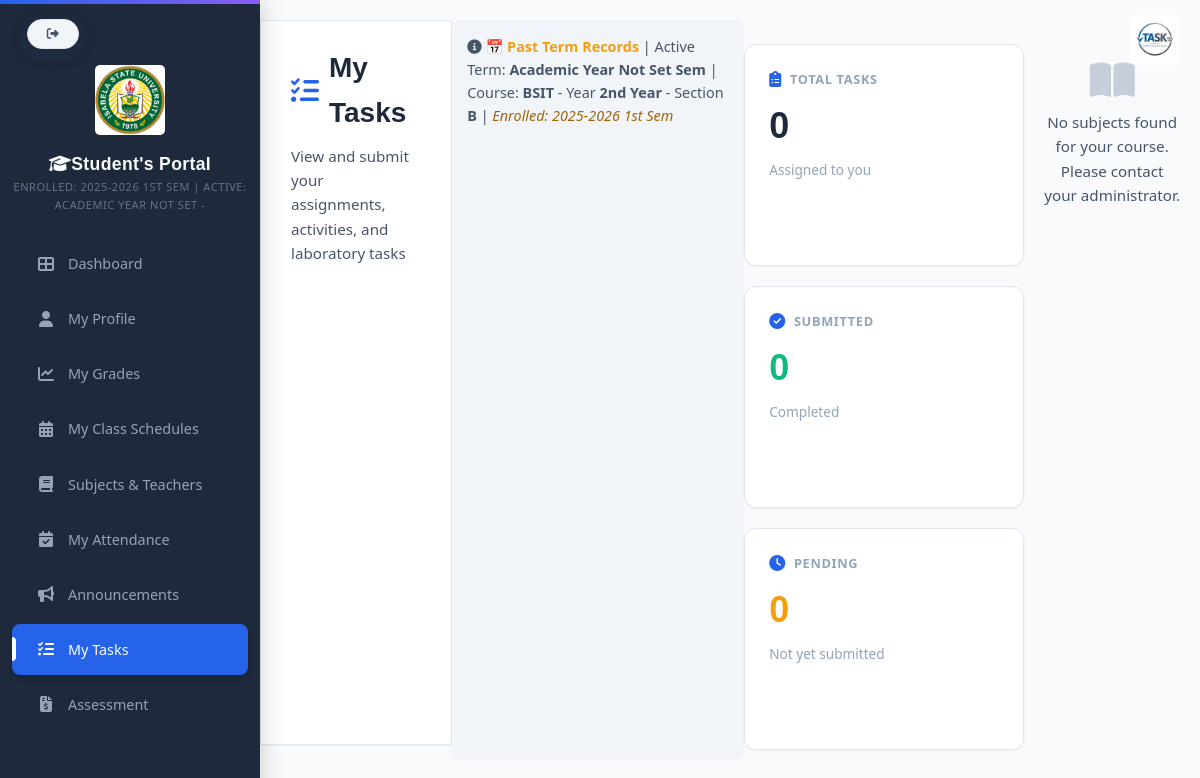
The page /studentsportal/students_tasks.php (signed in) on the database as committed earlier.
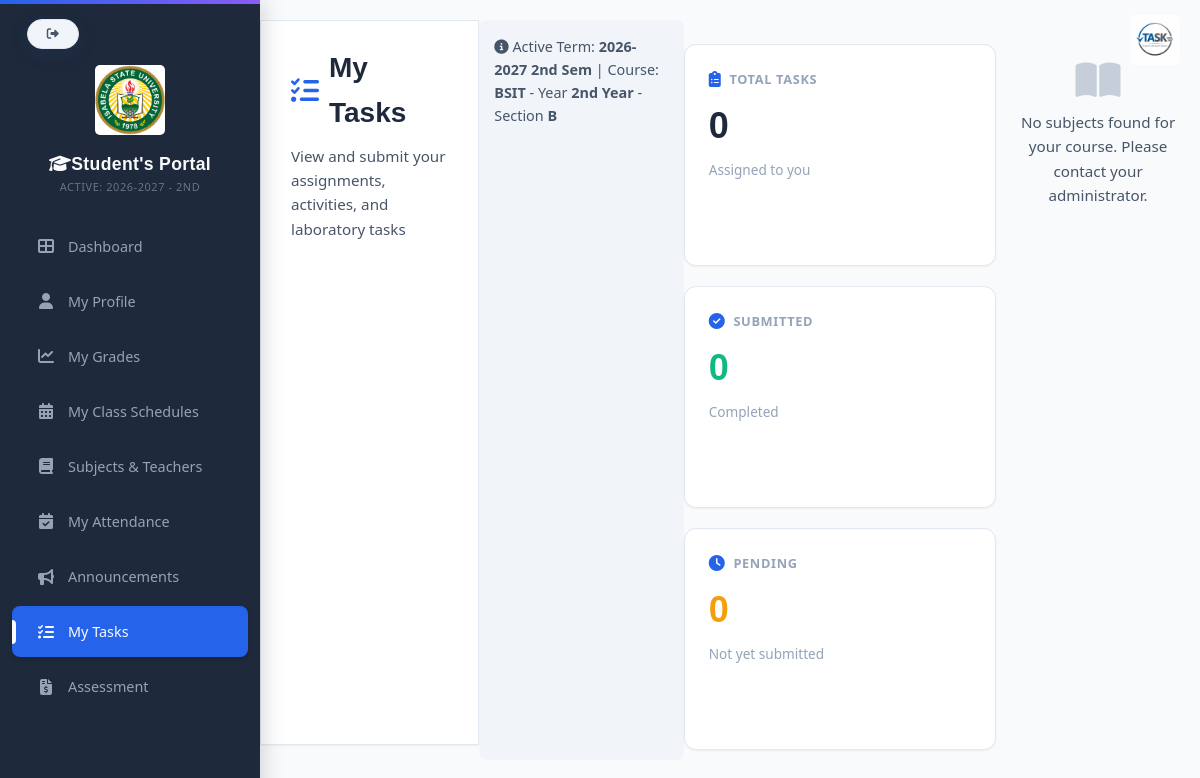
The same page on the database as committed later.
### tables this page shows
CREATE TABLE `students` (
  `id` int(11) NOT NULL,
  `course_id` int(11) DEFAULT NULL,
  `student_id` varchar(50) NOT NULL,
  `profile_picture` varchar(255) DEFAULT NULL,
  `student_type` enum('New','Transferee','Continuing','Returnee','Cross-enrollee') NOT NULL,
  `last_school_attended` varchar(200) DEFAULT NULL,
  `last_school_address` varchar(200) DEFAULT NULL,
  `blood_type` varchar(5) DEFAULT NULL,
  `medical_conditions` text DEFAULT NULL,
  `allergies` text DEFAULT NULL,
  `first_name` varchar(100) NOT NULL,
  `middle_name` varchar(100) DEFAULT NULL,
  `last_name` varchar(100) NOT NULL,
  `suffix` varchar(20) DEFAULT NULL,
  `dob` date NOT NULL,
  `age` int(11) DEFAULT NULL,
  `place_of_birth` varchar(150) NOT NULL,
  `gender` enum('Male','Female') NOT NULL,
  `civil_status` enum('Single','Married','Widowed','Separated','Divorced') NOT NULL,
  `nationality` varchar(100) NOT NULL,
  `religion` varchar(100) DEFAULT NULL,
  `course` varchar(50) NOT NULL,
  `year_level` varchar(20) NOT NULL,
  `section` varchar(10) DEFAULT NULL,
  `school_year` varchar(20) NOT NULL,
  `semester` varchar(10) NOT NULL,
  `email` varchar(150) NOT NULL,
  `mobile` varchar(20) NOT NULL,
  `home_address` text NOT NULL,
  `zip_code` varchar(10) DEFAULT NULL,
  `father_name` varchar(150) DEFAULT NULL,
  `mother_name` varchar(150) DEFAULT NULL,
  `guardian_name` varchar(150) DEFAULT NULL,
  `parent_contact` varchar(20) DEFAULT NULL,
  `parent_occupation` varchar(150) DEFAULT NULL,
  `parent_employer` varchar(150) DEFAULT NULL,
  `emergency_person` varchar(150) NOT NULL,
  `emergency_number` varchar(20) NOT NULL,
  `password` varchar(255) NOT NULL,
  `created_at` timestamp NOT NULL DEFAULT current_timestamp(),
  `status` enum('Regular','Irregular','Probation','Graduated','Dropped','Transferred') NOT NULL DEFAULT 'Regular',
  `gpa` decimal(3,2) NOT NULL DEFAULT 0.00,
  `profile_image` varchar(255) DEFAULT NULL
);

CREATE TABLE `school_years` (
  `id` int(11) NOT NULL,
  `school_year` varchar(20) NOT NULL,
  `is_active` tinyint(1) DEFAULT 0,
  `semester` varchar(20) NOT NULL
);

### config/paths.php (called while the page is built, shortened)
<?php
function asset($path)
{
    return BASE_URL . ltrim($path, '/');
}

### config/current_school_year.php (called while the page is built, shortened)
<?php
function getActiveSchoolYear($conn) {
    $result = mysqli_query($conn, "
        SELECT school_year FROM school_years WHERE is_active = 1 LIMIT 1
    ");
    if ($row = mysqli_fetch_assoc($result)) {
        return $row['school_year'];
    }
    return null;
}
function getActiveSemester($conn) {
    $result = mysqli_query($conn, "
        SELECT semester FROM school_years WHERE is_active = 1 LIMIT 1
    ");
    if ($row = mysqli_fetch_assoc($result)) {
        return $row['semester'];
    }
    return null;
}
?>

### studentsportal/students_tasks.php (the view, shortened to what the changed rows need)
<?php
require_once dirname(__DIR__) . '/config/paths.php';
require_once CONFIG_PATH . 'database.php';
require_once CONFIG_PATH . 'current_school_year.php';
$student_id = $_SESSION['student_id'];
$stmt = $conn->prepare("
    SELECT course, year_level, section, school_year, semester
    FROM students
    WHERE id = ?
");
$stmt->bind_param("i", $student_id);
$stmt->execute();
$result = $stmt->get_result();
$student = $result->fetch_assoc();
$active_year = getActiveSchoolYear($conn);
$active_sem  = getActiveSemester($conn);
$is_inactive = ($_SESSION['inactive_enrollment'] ?? false) ||
               ($student['school_year'] != $active_year || $student['semester'] != $active_sem);
$course_name = $student['course'];
$year        = $student['year_level'];
$section     = $student['section'];
$stmt = $conn->prepare("SELECT id FROM courses WHERE course_name = ?");
$stmt->bind_param("s", $course_name);
$stmt->execute();
$result = $stmt->get_result();
$course_id = 0;
if ($result->num_rows > 0) {
    $course_row = $result->fetch_assoc();
    $course_id = $course_row['id'];
}
$total_stmt = $conn->prepare("
    SELECT COUNT(*) as total FROM tasks t
    JOIN subjects s ON t.subject_id = s.id
    WHERE s.course_id = ?
    AND s.year_level = ? AND (s.section = ? OR s.section = '')
");
$total_stmt->bind_param("iss", $course_id, $year, $section);
$total_stmt->execute();
$total_row = $total_stmt->get_result()->fetch_assoc();
$total_tasks = (int)$total_row['total'];
$submitted_stmt = $conn->prepare("
    SELECT COUNT(DISTINCT ts.task_id) as submitted
    FROM task_submissions ts JOIN tasks t ON ts.task_id = t.id JOIN subjects s ON t.subject_id = s.id
    WHERE ts.student_id = ? AND s.course_id = ?
    AND s.year_level = ? AND (s.section = ? OR s.section = '')
");
$submitted_stmt->bind_param("iiss", $student_id, $course_id, $year, $section);
$submitted_stmt->execute();
$submitted_row = $submitted_stmt->get_result()->fetch_assoc();
$total_submitted = (int)$submitted_row['submitted'];
?>
<!DOCTYPE html>
<html>
<head>
    <link rel="stylesheet" href="<?= asset('css/studentportal.css') ?>">
    <link rel="stylesheet" href="https://cdnjs.cloudflare.com/ajax/libs/font-awesome/6.5.0/css/all.min.css">
</head>
<body>
<?php include PROJECT_ROOT . '/studentsportal/students_sidebar.php'; ?>
<div class="main-content">
    <div class="page-header">
        <h2 class="page-title"><i class="fas fa-tasks"></i> My Tasks</h2>
    </div>
    <div style="margin-bottom: 20px; padding: 15px; background: var(--slate-100); border-radius: 8px;">
        <p style="margin: 0; font-size: 0.9rem; color: var(--text-secondary);">
            <i class="fas fa-info-circle"></i>
            <?php if($is_inactive): ?>
                <strong style="color: #f59e0b;">📅 Past Term Records</strong> |
            <?php endif; ?>Active Term: <strong><?php echo htmlspecialchars($active_year . ' ' . $active_sem . ' Sem'); ?></strong> |
            Course: <strong><?php echo htmlspecialchars($course_name); ?></strong> -
            Year <strong><?php echo htmlspecialchars($year); ?></strong> - Section <strong><?php echo htmlspecialchars($section); ?></strong>
            <?php if($is_inactive): ?> | <em style="color: #a16207;">Enrolled: <?php echo htmlspecialchars($student['school_year'].' '.$student['semester'].' Sem'); ?></em><?php endif; ?>
        </p>
    </div>
    <div class="cards-container" style="margin-bottom: 30px;">
        <div class="card" style="cursor: default;">
            <h1><?php echo $total_tasks; ?></h1>
        </div>
        <div class="card" style="cursor: default;">
            <h1 style="color: var(--accent-emerald);"><?php echo $total_submitted; ?></h1>
        </div>
        <div class="card" style="cursor: default;">
            <h1 style="color: var(--accent-amber);"><?php echo max(0, $total_tasks - $total_submitted); ?></h1>
        </div>
    </div>
</div>
</body>
</html>

### studentsportal/students_sidebar.php (shortened to what the changed rows need)
<?php
require_once dirname(__DIR__) . '/config/paths.php';
?>
<!DOCTYPE html>
<html lang="en">
<head>
<link rel="stylesheet" href="<?php echo asset('css/studentportal.css'); ?>">
     <link rel="stylesheet" href="https://cdnjs.cloudflare.com/ajax/libs/font-awesome/6.5.0/css/all.min.css">
</head>
<body>
    <div class="sidebar" id="sidebar">
        <div class="sidebar-header">
<img src="<?php echo asset('images/622685015_925666030131412_6886851389087569993_n.jpg'); ?>" alt="School Logo" style="width: 70px; display: block; margin: 40px auto 15px auto;border-radius: 5px; animation: float 3s ease-in-out infinite;">
<h2 style="margin-top: 5px;"><i class="fas fa-graduation-cap"></i>Student's Portal</h2>
<p class="sidebar-sub">
    <?php
include_once PROJECT_ROOT . '/config/current_school_year.php';
    $active_year = getActiveSchoolYear($conn) ?? 'Academic Year Not Set';
    $active_sem = getActiveSemester($conn) ?? '';
    if (isset($_SESSION['student_id']) && isset($_SESSION['inactive_enrollment']) && $_SESSION['inactive_enrollment']) {
        $student_q = mysqli_query($conn, "SELECT school_year, semester FROM students WHERE id = {$_SESSION['student_id']}");
        if ($student_row = mysqli_fetch_assoc($student_q)) {
            echo 'Enrolled: ' . htmlspecialchars($student_row['school_year'] . ' ' . $student_row['semester'] . ' Sem') . ' | ';
        }
    }
    ?>
    Active: <?php echo htmlspecialchars($active_year); ?> - <?php echo htmlspecialchars($active_sem); ?>
</p>
        </div>
    </div>
</body>
</html>

Rows that differ between the two databases and show on the page:
added school_years: school_year "2026-2027", semester "2ND", school_year+semester "2026-2027 2nd Sem"
changed students "BSIT": school_year+semester "2025-2026 1ST SEM" → (not shown); school_year+semester "2025-2026 1st Sem" → (not shown)
Other text that changed with them:
$active_year: "ACADEMIC YEAR NOT SET" → (not shown)
$active_year . ' ' . $active_sem . ' Sem': "Academic Year Not Set Sem" → (not shown)
text no longer shown: "ENROLLED: | 📅 Past Term Records | | Enrolled:"
